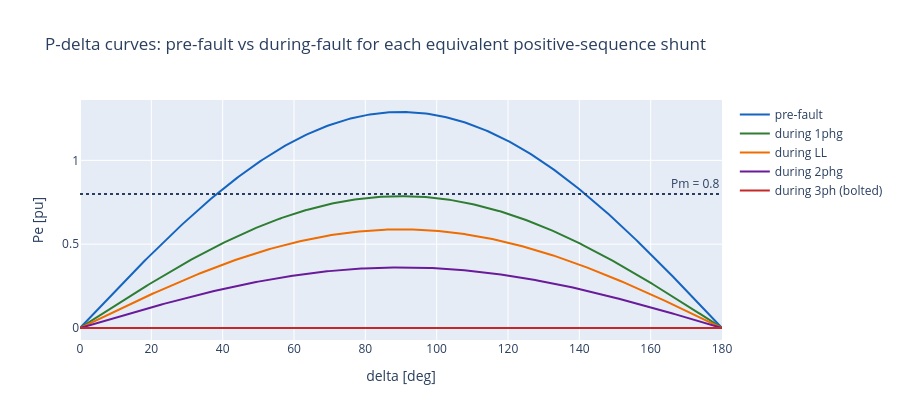

Here is the notebook cell this chart was saved with:
### Markdown cell above
### 8.5 $P$–$\delta$ curves and the equal-area sanity check

Before running dynamics, restate the algebraic transfer picture
(pedagogy rule 6). With a shunt $Y_f = 1/Z_{\text{eq}}$ at the
generator bus, do the star–delta (Kron) reduction of the
T-network $jX'_d$ — bus — $jX_{\text{line}}$ with the shunt at the
middle node. The transfer reactance machine→infinite bus becomes

$$X_{\text{tr}} = X'_d + X_{\text{line}} + \frac{X'_d\,X_{\text{line}}}{X_{\text{sh}}},
\qquad X_{\text{sh}} = \operatorname{Im} Z_{\text{eq}},$$

so the during-fault electrical power is
$P_e = \dfrac{|E'||V_\infty|}{X_{\text{tr}}}\sin\delta$ — a *sagged but
nonzero* sine for every fault type except the bolted 3φ
($X_{\text{sh}} = 0 \Rightarrow X_{\text{tr}} = \infty \Rightarrow P_e = 0$).
The equal-area criterion then predicts the bolted-3φ critical clearing
time analytically, exactly as in Phase 1 §9:

$$\delta_{\text{crit}}:\ \int_{\delta_0}^{\delta_c} (P_m - 0)\,d\delta
 = \int_{\delta_c}^{\pi-\delta_0} \left(P_e^{\max}\sin\delta - P_m\right) d\delta,
\qquad t_c = \sqrt{\frac{4H(\delta_c - \delta_0)}{\omega_0 P_m}} .$$

The two-axis GENROU with AVR is not a constant-$|E'|$ classical
machine, so we expect rough (few-percent) agreement, same as Phase 1's
219 ms-sim vs 204 ms-analytic — the point of the check is that the
network reduction, the fault application and the integrator are
mutually consistent.

### Code cell
# --- E' magnitude at the operating point (two-axis: |E'| = |(Eqp, Edp)|)
g0 = GENROU(D=3.0); g0.initialise(V1, S)
Ep = math.hypot(g0.state['Eqp'], g0.state['Edp'])
delta0 = g0.state['delta']
Xdp = g0.params['Xdp'] if 'Xdp' in g0.params else 0.30
print(f"|E'| = {Ep:.4f} pu, delta0 = {math.degrees(delta0):.2f} deg (machine angle)")

def X_transfer(Z_sh):
    '''Kron reduction of Xdp -- bus(shunt) -- Xline.'''
    if Z_sh == 0:
        return math.inf
    Xsh = Z_sh.imag
    return Xdp + X_line + Xdp * X_line / Xsh

dl = np.linspace(0, math.pi, 300)
fig = go.Figure()
Pmax0 = Ep * abs(V_inf) / (Xdp + X_line)
fig.add_trace(go.Scatter(x=np.degrees(dl), y=Pmax0*np.sin(dl),
                         name='pre-fault', line=dict(color=C_BLUE, width=2)))
for k, colr in zip(('1phg', 'LL', '2phg'), (C_GREEN, C_ORANGE, C_PURPLE)):
    Xtr = X_transfer(Zeq[k])
    fig.add_trace(go.Scatter(x=np.degrees(dl), y=Ep*abs(V_inf)/Xtr*np.sin(dl),
                             name=f'during {k}', line=dict(color=colr, width=2)))
fig.add_trace(go.Scatter(x=np.degrees(dl), y=np.zeros_like(dl),
                         name='during 3ph (bolted)', line=dict(color=C_RED, width=2)))
fig.add_hline(y=P, line_dash='dot', annotation_text='Pm = 0.8')
fig.update_layout(height=420, width=900, xaxis_title='delta [deg]',
                  yaxis_title='Pe [pu]',
                  title='P-delta curves: pre-fault vs during-fault for each '
                        'equivalent positive-sequence shunt')
fig.show()

# --- analytic EAC for the bolted 3ph (Pe = 0 during fault) -----------
H, w0 = g0.params['H'], g0.params['omega0']   # omega0 = 2*pi*f0
# Use the *swing-relevant* angle of the E'-vs-Vinf transfer pair:
d0 = math.asin(P / Pmax0)
dmax = math.pi - d0
from scipy.optimize import brentq
fcrit = lambda dc: (P*(dc - d0)
                    - (Pmax0*(math.cos(dc) - math.cos(dmax)) - P*(dmax - dc)))
d_c = brentq(fcrit, d0 + 1e-6, dmax - 1e-6)
t_c = math.sqrt(4*H*(d_c - d0) / (w0 * P))
print(f'EAC: delta0={math.degrees(d0):.1f} deg, delta_crit={math.degrees(d_c):.1f} deg'
      f' -> analytic CCT (bolted 3ph) = {t_c*1000:.0f} ms')
print('Compare with the simulated bolted-3ph CCT in the bisection table below.')

### Figure 1 — Plotly figure (JSON) as saved in the notebook; plotly's stock layout.template omitted (floating-point values rounded to 4 significant figures; data arrays with more than 128 entries replaced by an {"elided": "..."} marker saying what was removed)
{"data": [{"line": {"color": "#1565C0", "width": 2}, "name": "pre-fault", "type": "scatter", "x": {"elided": "300 float values"}, "y": {"elided": "300 float values"}}, {"line": {"color": "#2E7D32", "width": 2}, "name": "during 1phg", "type": "scatter", "x": {"elided": "300 float values"}, "y": {"elided": "300 float values"}}, {"line": {"color": "#EF6C00", "width": 2}, "name": "during LL", "type": "scatter", "x": {"elided": "300 float values"}, "y": {"elided": "300 float values"}}, {"line": {"color": "#6A1B9A", "width": 2}, "name": "during 2phg", "type": "scatter", "x": {"elided": "300 float values"}, "y": {"elided": "300 float values"}}, {"line": {"color": "#C62828", "width": 2}, "name": "during 3ph (bolted)", "type": "scatter", "x": {"elided": "300 float values"}, "y": {"elided": "300 float values"}}], "layout": {"annotations": [{"showarrow": false, "text": "Pm = 0.8", "x": 1, "xanchor": "right", "xref": "x domain", "y": 0.8, "yanchor": "bottom", "yref": "y"}], "height": 420, "shapes": [{"line": {"dash": "dot"}, "type": "line", "x0": 0, "x1": 1, "xref": "x domain", "y0": 0.8, "y1": 0.8, "yref": "y"}], "title": {"text": "P-delta curves: pre-fault vs during-fault for each equivalent positive-sequence shunt"}, "width": 900, "xaxis": {"title": {"text": "delta [deg]"}}, "yaxis": {"title": {"text": "Pe [pu]"}}}}
